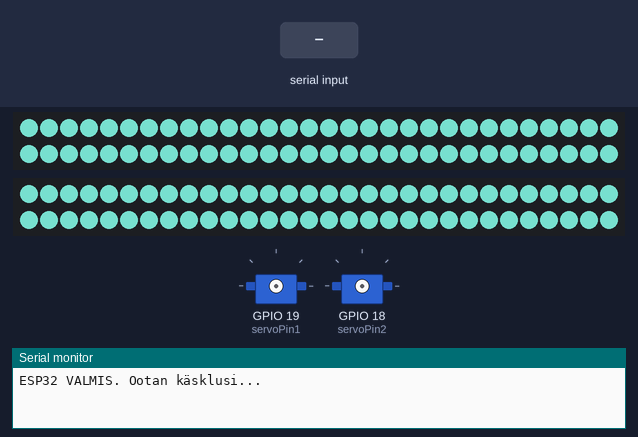
Bench run of a sketch on a simulated ESP32. Shown: 2 × 60 RGB LEDs in strip order, left to right, continuing on the next row, 2 × servo, the last lines printed to the serial monitor. Inputs (shaded band) come from the test bench. Dim RGB values are drawn brighter than linear.

Above: at 1.2 s.
1.3 s: "LED_WIN\n" received over Serial
At 2.0 s:
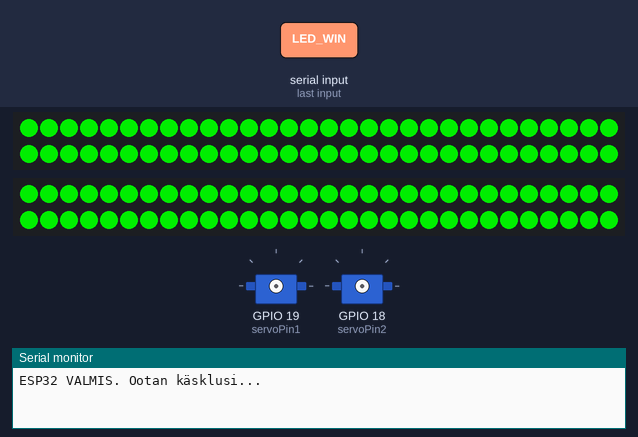
2.8 s: "LED_OFF\n" received over Serial
At 3.1 s:
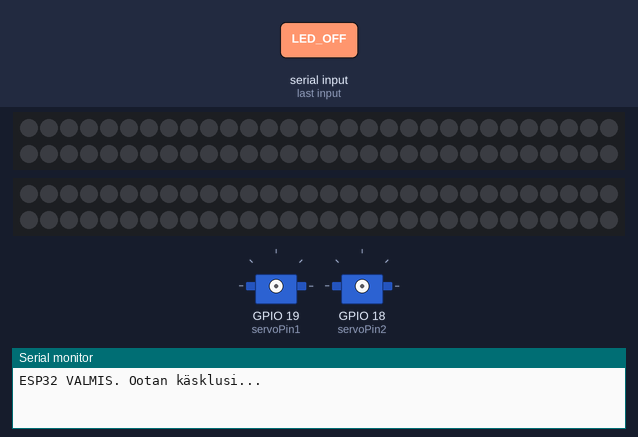
4.3 s: "DISPENSE\n" received over Serial
At 6.1 s:
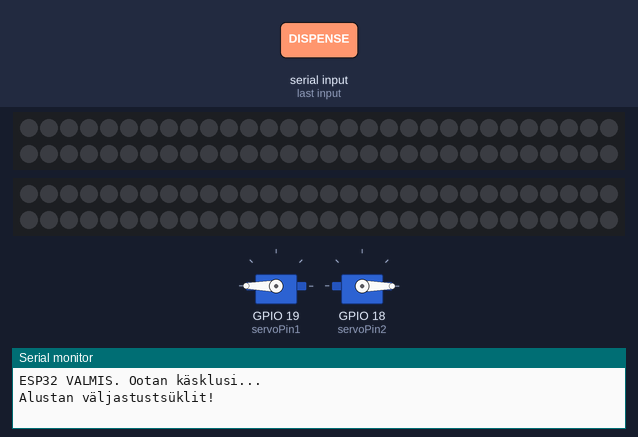
Timing chart, 0 to 12.8 s (numbered marks = the images above; inputs shaded):
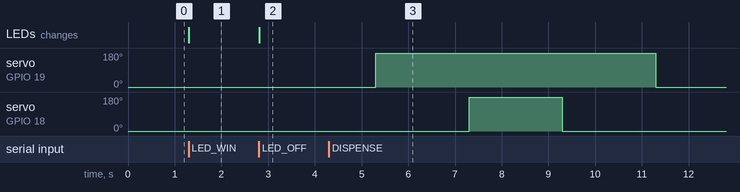

The sketch:

esp32.ino
```cpp
#include <Arduino.h>
#include <ESP32Servo.h>
#include <Adafruit_NeoPixel.h>

// --- NeoPixel Configuration ---
#define PIN_1 4
#define PIN_2 5
#define N_LEDS 60
#define BRIGHTNESS 200 // 40% brightness

// --- Servo Configuration ---
const int servoPin1 = 19;
const int servoPin2 = 18;

// Instantiate Objects
Adafruit_NeoPixel strip1 = Adafruit_NeoPixel(N_LEDS, PIN_1, NEO_GRB + NEO_KHZ800);
Adafruit_NeoPixel strip2 = Adafruit_NeoPixel(N_LEDS, PIN_2, NEO_GRB + NEO_KHZ800);
Servo servo1;
Servo servo2;

void setup() {
  Serial.begin(115200);

  // NeoPixels algseadistus
  strip1.begin();
  strip2.begin();
  strip1.setBrightness(BRIGHTNESS);
  strip2.setBrightness(BRIGHTNESS);

  // Lülitame alguses ootevärvi peale (sinakas-roheline)
  setLEDs(107, 202, 186);

  // Servode algseadistus
  ESP32PWM::allocateTimer(0);
  ESP32PWM::allocateTimer(1);
  servo1.setPeriodHertz(50);
  servo2.setPeriodHertz(50);

  // Hoiame servod alguses lahti ühendatuna, et vältida surisemist
  // Kinnitame nad alles siis, kui liikumine reaalselt algab.
  Serial.println("ESP32 VALMIS. Ootan käsklusi...");
}

void loop() {
  // Kuulame, kas Raspberry Pi saatis meile USB kaudu sõnumi
  if (Serial.available() > 0) {
    String cmd = Serial.readStringUntil('\n');
    cmd.trim(); // Eemaldame tühikud ja reavahetused

    if (cmd == "DISPENSE") {
      runDispenseCycle();
    }
    else if (cmd == "LED_WIN") {
      setLEDs(0, 255, 0); // Roheline võiduvärv
    }
    else if (cmd == "LED_IDLE") {
      setLEDs(107, 202, 186); // Algne ootevärv
    }
    else if (cmd == "LED_OFF") {
      setLEDs(0, 0, 0); // Tuled kustu
    }
  }
}

// --- ABIFUNKTSIOONID ---

void setLEDs(int r, int g, int b) {
  strip1.fill(strip1.Color(r, g, b));
  strip2.fill(strip2.Color(r, g, b));
  strip1.show();
  strip2.show();
}

void runDispenseCycle() {
  Serial.println("Alustan väljastustsüklit!");

  // Ühendame servod uuesti külge
  servo1.attach(servoPin1, 570, 2465);
  servo2.attach(servoPin2, 570, 2465);

  // Turvaline algasend
  servo1.write(0);
  servo2.write(0);
  delay(1000);

  // Tsükkel
  servo1.write(180);
  delay(2000);

  servo2.write(180);
  delay(2000);

  servo2.write(0);
  delay(2000);

  servo1.write(0);
  delay(2000); // Ootab füüsilise liikumise lõppu

  // Vabastame servod (Jitteri tapja)
  servo1.detach();
  servo2.detach();

  Serial.println("Väljastustsükkel lõpetatud!"); // Pi ootab seda vastust!
}
```

Measured:
- after the input at 1.3 s, the LEDs: change at once (image 1)
- after the input at 2.8 s, the LEDs: change at once (image 2)
- after the input at 4.3 s, servo on GPIO 19 (servoPin1): 0° → 180° after 1.0 s, → 0° 6.0 s later; servo on GPIO 18 (servoPin2): 0° → 180° after 3.0 s, → 0° 2.0 s later
